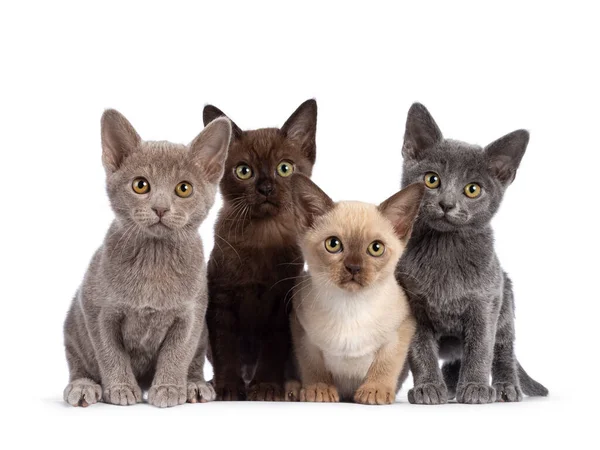
#> input picture Photos/cats-group.jpg, 600 x 450 px, found by its file name
$ python gradients.py
#> lines starting #> are read from the running program, lines starting #| are printed output that depends on the picture; after the words box and inside, x2 and y2 are one past the last pixel; in counts of white or black regions, pixels touching at a corner belong together
import cv2 as cv
import numpy as np

img = cv.imread("Photos/cats-group.jpg")
#> img is the input picture: shape (450, 600, 3); mean B, G, R 187.5, 190.3, 197.1
cv.imshow("Normal", img)


grey = cv.cvtColor(img, cv.COLOR_BGR2GRAY)

### Edge detecting ###

## Laplacian ##

lap = cv.Laplacian(grey, cv.CV_64F)
lap = np.uint8(np.absolute(lap))
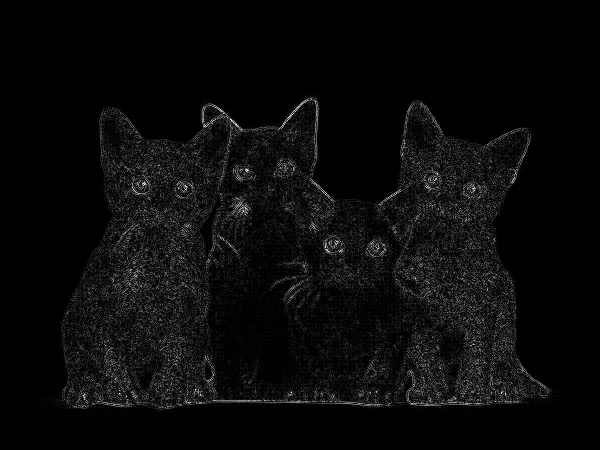
#> lap: shape (450, 600); min 0, max 252, mean 10.1
cv.imshow("Laplacian", lap)


## Sobel ##

sobelx = cv.Sobel(grey, cv.CV_64F, 1, 0)
sobely = cv.Sobel(grey, cv.CV_64F, 0, 1)
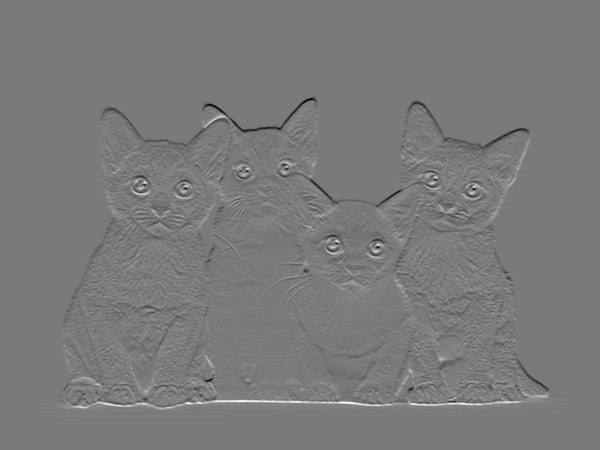
#> sobely: shape (450, 600) float64; min -759, max 815, mean 0; drawn with min black and max white
sobel_combined = cv.bitwise_or(sobelx, sobely)
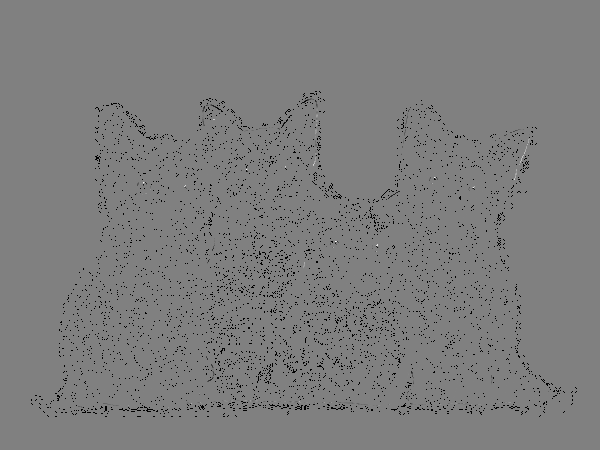
#> sobel_combined: shape (450, 600) float64; 2.12% of the values are NaN or infinite; the others: min -130944, max 128896, mean -104.9; drawn with min black, max white, NaN and infinite black
cv.imshow("Sobel X", sobelx)
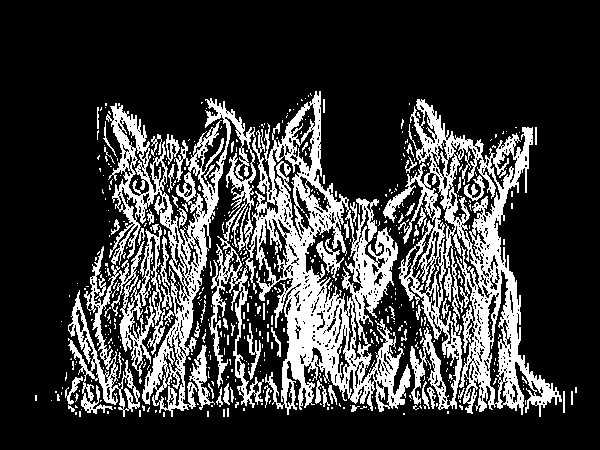
#> window 'Sobel X': shape (450, 600); 22.8% white; 560 white regions (488 under 20 px), largest, box (x1, y1, x2, y2) and area: (106, 91, 411, 417) 31487, (383, 99, 562, 417) 17384, (68, 226, 165, 417) 5603
cv.imshow("Sobel Y", sobely)
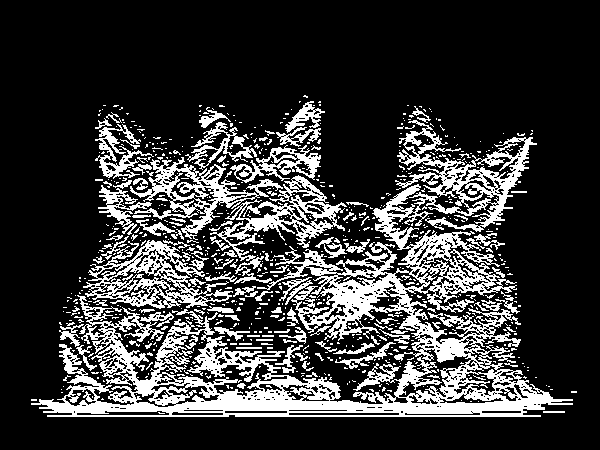
#> window 'Sobel Y': shape (450, 600); 22.4% white; 760 white regions (647 under 20 px), largest, box (x1, y1, x2, y2) and area: (31, 120, 573, 417) 36371, (83, 236, 233, 309) 3673, (210, 175, 347, 284) 3316
cv.imshow("Combined Sobel", sobel_combined)
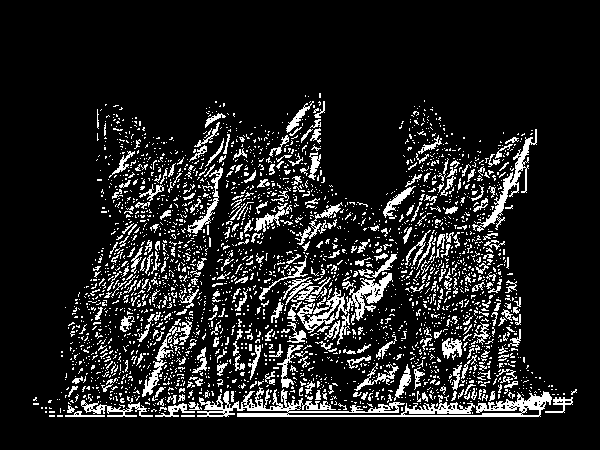
#> window 'Combined Sobel': shape (450, 600); 12.6% white in thin lines or dots, all inside (x1, y1, x2, y2) = (33, 93, 577, 417)


canny = cv.Canny(grey, 150, 175)
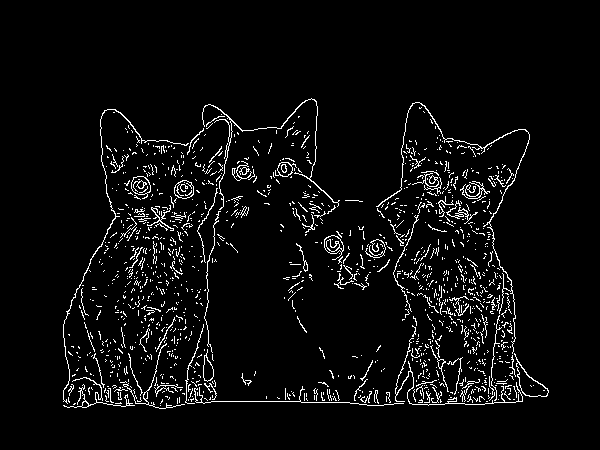
#> canny: shape (450, 600); 4.6% white in thin lines or dots, all inside (x1, y1, x2, y2) = (63, 98, 549, 409)
cv.imshow("Canny", canny)


cv.waitKey(0)
